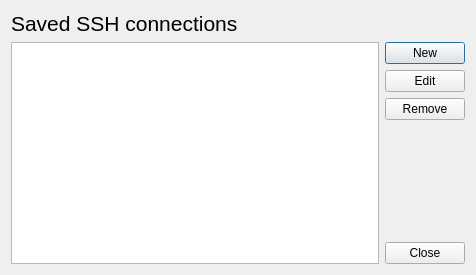
<?xml version="1.0" encoding="UTF-8"?>
<ui version="4.0">
 <class>ConnectionManager</class>
 <widget class="QDialog" name="ConnectionManager">
  <property name="geometry">
   <rect>
    <x>0</x>
    <y>0</y>
    <width>476</width>
    <height>275</height>
   </rect>
  </property>
  <property name="windowTitle">
   <string>Edit saved connections</string>
  </property>
  <layout class="QVBoxLayout" name="verticalLayout">
   <item>
    <widget class="QLabel" name="label">
     <property name="font">
      <font>
       <pointsize>16</pointsize>
      </font>
     </property>
     <property name="text">
      <string>Saved SSH connections</string>
     </property>
    </widget>
   </item>
   <item>
    <layout class="QHBoxLayout" name="horizontalLayout">
     <item>
      <widget class="QListView" name="listView">
       <property name="font">
        <font>
         <pointsize>11</pointsize>
        </font>
       </property>
      </widget>
     </item>
     <item>
      <layout class="QVBoxLayout" name="verticalLayout_2">
       <item>
        <widget class="QPushButton" name="newConnectionButton">
         <property name="text">
          <string>New</string>
         </property>
        </widget>
       </item>
       <item>
        <widget class="QPushButton" name="editConnectionButton">
         <property name="text">
          <string>Edit</string>
         </property>
        </widget>
       </item>
       <item>
        <widget class="QPushButton" name="removeConnectionButton">
         <property name="text">
          <string>Remove</string>
         </property>
        </widget>
       </item>
       <item>
        <spacer name="verticalSpacer">
         <property name="orientation">
          <enum>Qt::Vertical</enum>
         </property>
         <property name="sizeHint" stdset="0">
          <size>
           <width>20</width>
           <height>40</height>
          </size>
         </property>
        </spacer>
       </item>
       <item>
        <widget class="QPushButton" name="closeButton">
         <property name="text">
          <string>Close</string>
         </property>
        </widget>
       </item>
      </layout>
     </item>
    </layout>
   </item>
  </layout>
 </widget>
 <resources/>
 <connections/>
</ui>
